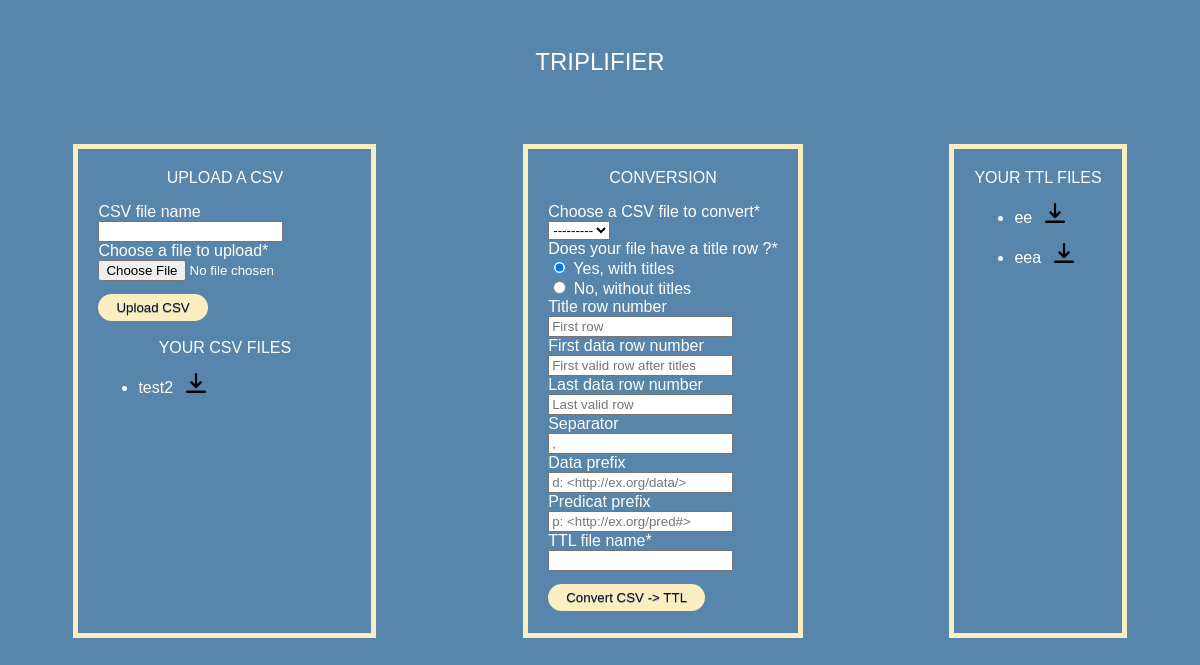
/triplifier/, run on an earlier commit of the app's database.
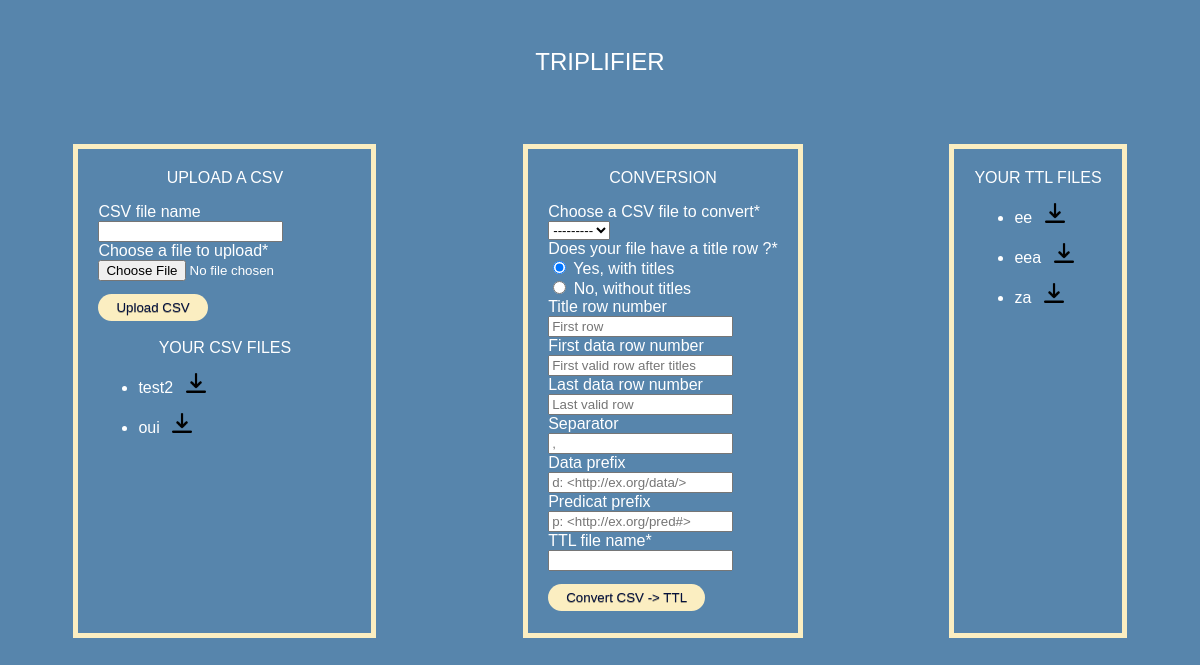
And on a later commit of the database.
### triplifierapp/models.py (models this page shows, shortened)
class csvModel(models.Model):
    csvFileName = models.CharField(max_length=50)
    csvFile = models.FileField(upload_to='tpData/csv/')
    def __str__(self):
        return self.csvFileName

class ttlModel(models.Model):
    ttlFileName = models.CharField(max_length=50)
    ttlFile = models.FileField()

### triplifierapp/views.py (the view)
# urls.py: path('triplifier/', include('triplifierapp.urls')),
def triplifier(request):
    if request.method == 'POST':
        if "uploadBut" in request.POST:
            form2 = convertForm()
            form1 = uploadCsvForm(request.POST, request.FILES)
            if form1.is_valid:
                document = form1.save(commit=False)
                if document.csvFileName != "":
                    document.csvFile.name = document.csvFileName+".csv"
                else:
                    document.csvFile.name = str(request.FILES["csvFile"])
                    document.csvFileName = str(request.FILES["csvFile"]).replace(".csv","")
                document.save()
                return redirect('/')
        elif "convertBut" in request.POST:
            form1 = uploadCsvForm()
            form2 = convertForm(request.POST)
            if form2.is_valid():
                print("POST REQUEST")
                print(form2.cleaned_data.get("title"))
                print(form2.cleaned_data.get("titleRow"))
                print(form2.cleaned_data.get("fileToConvert"))
                print(request.POST.get("newFileName"))
                trpObj = Triplificator("tpData/csv/"+str(form2.cleaned_data.get("fileToConvert"))+".csv"
                , form2.cleaned_data.get("titleRow"), form2.cleaned_data.get("firstDataRow")
                , form2.cleaned_data.get("lastDataRow"), form2.cleaned_data.get("separator")
                , form2.cleaned_data.get("prefixData"), form2.cleaned_data.get("predicatData"), form2.cleaned_data.get("title"))
                trpObj.writeFile("tpData/ttl/"+request.POST.get("newFileName")+".ttl")
                ttlObj = ttlModel()
                ttlObj.ttlFileName = request.POST.get("newFileName")
                local_file = open("tpData/ttl/"+request.POST.get("newFileName")+".ttl")
                ttlObj.ttlFile.save(request.POST.get("newFileName")+".ttl", File(local_file)) #getting duplicated file in cd
                os.remove(ttlObj.ttlFileName+".ttl") #so we delete this file
                local_file.close()
                ttlObj.save()
                return redirect('/')
    else:
        form1 = uploadCsvForm()
        form2 = convertForm()
    csvObjs = csvModel.objects.all()
    ttlObjs = ttlModel.objects.all()
    return render(request, 'triplifier.html', {"form":form1, "csvFiles":csvObjs, "ttlFiles":ttlObjs, "formConvert":form2})

### triplifierapp/forms.py
class uploadCsvForm(forms.ModelForm):
    class Meta:
        model = csvModel
        fields = ('csvFileName', 'csvFile')
        labels = {
            "csvFileName": "CSV file name",
            "csvFile": "Choose a file to upload"
        }
    def __init__(self, *args, **kwargs):
        super(uploadCsvForm, self).__init__(*args, **kwargs)
        self.fields['csvFileName'].required = False

### triplifierapp/templates/triplifier.html (shortened to what this page needs)
{% extends "base_generic.html" %}
{% block content %}
{% load crispy_forms_tags %}
<form method="post" enctype="multipart/form-data">
    {{ form|crispy }}
    <button type="submit" name="uploadBut" class="button">Upload CSV</button>
</form>
{% endblock %}
{% block csvlist %}
{% if csvFiles %}
    <ul>
        {% for csvFile in csvFiles %}
        <li>
            <div class="csvFileTitle">{{ csvFile.csvFileName }}
            {% load static %}
            <a href="{{ csvFile.csvFile.url }}"> <img src="{% static 'download.png' %}" height="20px"></a></div>
        </li>
        {% endfor %}
    </ul>
{% else %}
    <p>There are no csv files.</p>
{% endif %}
{% endblock %}
{% block convert %}
<form method="post" enctype="multipart/form-data">
    {{ formConvert|crispy }}
    <button type="submit" name="convertBut" class="button">Convert CSV -> TTL</button>
</form>
{% endblock %}
{% block turtle %}
{% if ttlFiles %}
    <ul>
        {% for ttlFile in ttlFiles %}
        <li>
            <div class="ttlFileTitle">{{ ttlFile.ttlFileName }}
                {% load static %}
                <a href="{{ ttlFile.ttlFile.url }}"> <img src="{% static 'download.png' %}" height="20px"></a></div>
        </li>
        {% endfor %}
    </ul>
{% else %}
    <p>There are no ttl files.</p>
{% endif %}
{% endblock %}

What changed in the data, as far as the page shows it:
added csvModel: csvFileName "oui"
added ttlModel: ttlFileName "za"
